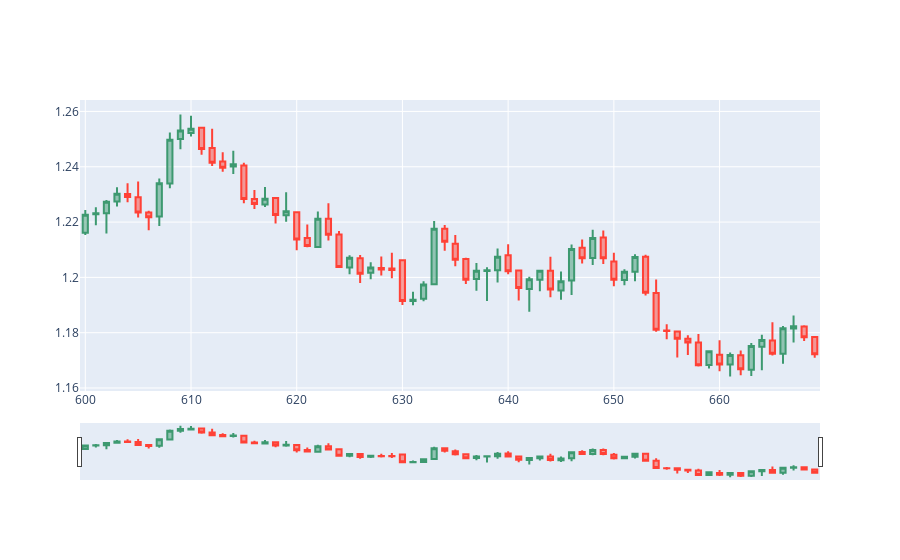

Notebook source saved alongside this figure:
### Code cell
dfpl = df[600:670]
import plotly.graph_objects as go
from datetime import datetime

fig = go.Figure(data=[go.Candlestick(x=dfpl.index,
                open=dfpl['open'],
                high=dfpl['high'],
                low=dfpl['low'],
                close=dfpl['close'])])

fig.show()
